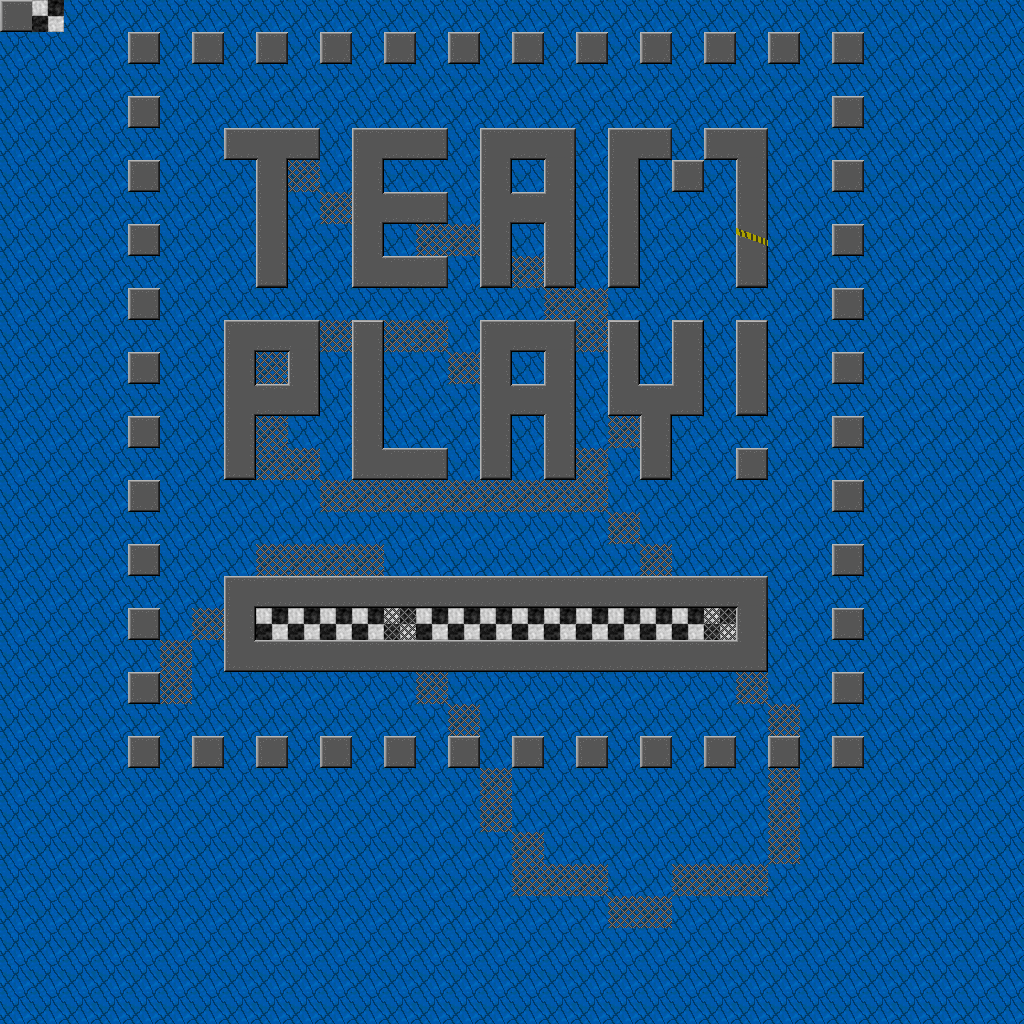

This is a level from a 2D game, rendered from its Tiled map with the project's own tilesets. A one-line summary and the map file follow, with tile-layer data summarised:
An orthogonal 32x32 tile map with 32x32 px tiles, 3 tile layers (Floor, Floor2, Wall).

<map version="1.0" orientation="orthogonal" width="32" height="32" tilewidth="32" tileheight="32">
 <tileset firstgid="1" name="svalbrd" tilewidth="32" tileheight="32">
  <image source="tiles.png" trans="ff00ff" width="256" height="256" />
  <tile id="0">
   <properties>
    <property name="walkable" value="false" />
   </properties>
  </tile>
  <tile id="1">
   <properties>
    <property name="walkable" value="false" />
   </properties>
  </tile>
  <tile id="2">
   <properties>
    <property name="walkable" value="false" />
   </properties>
  </tile>
  <tile id="3">
   <properties>
    <property name="walkable" value="false" />
   </properties>
  </tile>
  <tile id="5">
   <properties>
    <property name="walkable" value="true" />
   </properties>
  </tile>
  <tile id="8">
   <properties>
    <property name="walkable" value="false" />
   </properties>
  </tile>
  <tile id="9">
   <properties>
    <property name="walkable" value="false" />
   </properties>
  </tile>
  <tile id="10">
   <properties>
    <property name="walkable" value="false" />
   </properties>
  </tile>
  <tile id="11">
   <properties>
    <property name="walkable" value="false" />
   </properties>
  </tile>
  <tile id="16">
   <properties>
    <property name="walkable" value="false" />
   </properties>
  </tile>
  <tile id="17">
   <properties>
    <property name="walkable" value="false" />
   </properties>
  </tile>
  <tile id="18">
   <properties>
    <property name="walkable" value="false" />
   </properties>
  </tile>
  <tile id="19">
   <properties>
    <property name="walkable" value="false" />
   </properties>
  </tile>
  <tile id="24">
   <properties>
    <property name="walkable" value="false" />
   </properties>
  </tile>
  <tile id="25">
   <properties>
    <property name="walkable" value="false" />
   </properties>
  </tile>
  <tile id="26">
   <properties>
    <property name="walkable" value="false" />
   </properties>
  </tile>
  <tile id="27">
   <properties>
    <property name="walkable" value="false" />
   </properties>
  </tile>
  <tile id="32">
   <properties>
    <property name="walkable" value="true" />
   </properties>
  </tile>
 </tileset>
 <layer name="Floor" width="32" height="32">
  <data>[1024 cells, 1024 non-empty, 2 distinct tile ids]</data>
 </layer>
 <layer name="Floor2" width="32" height="32">
  <data>[1024 cells, 80 non-empty, 1 distinct tile ids]</data>
 </layer>
 <layer name="Wall" width="32" height="32">
  <data>[1024 cells, 168 non-empty, 17 distinct tile ids]</data>
 </layer>
</map>
